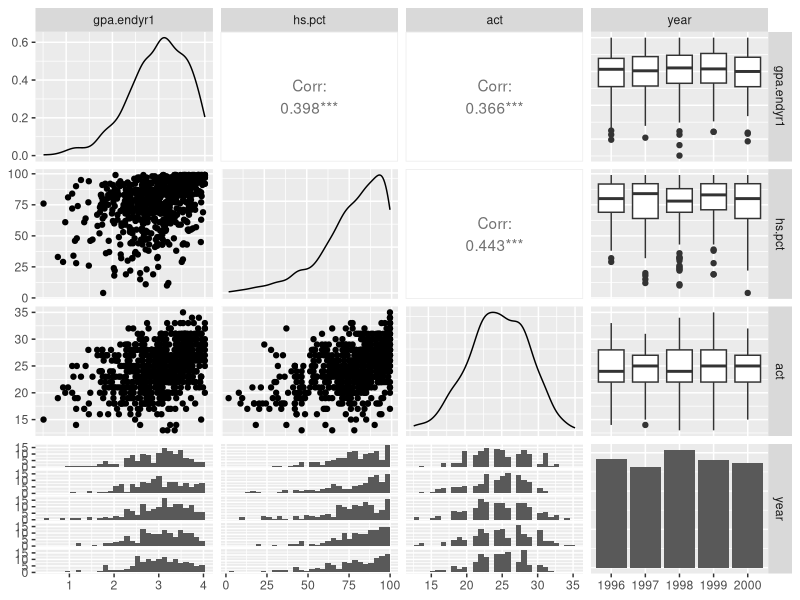
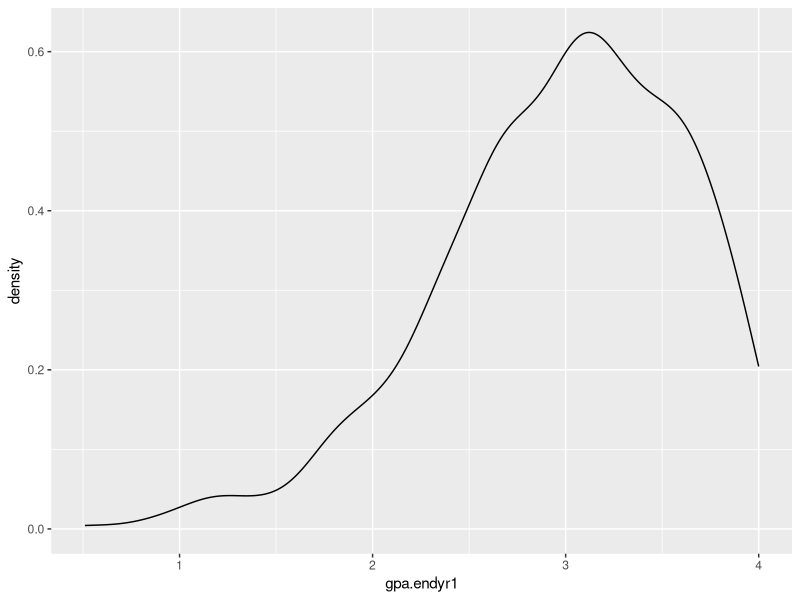
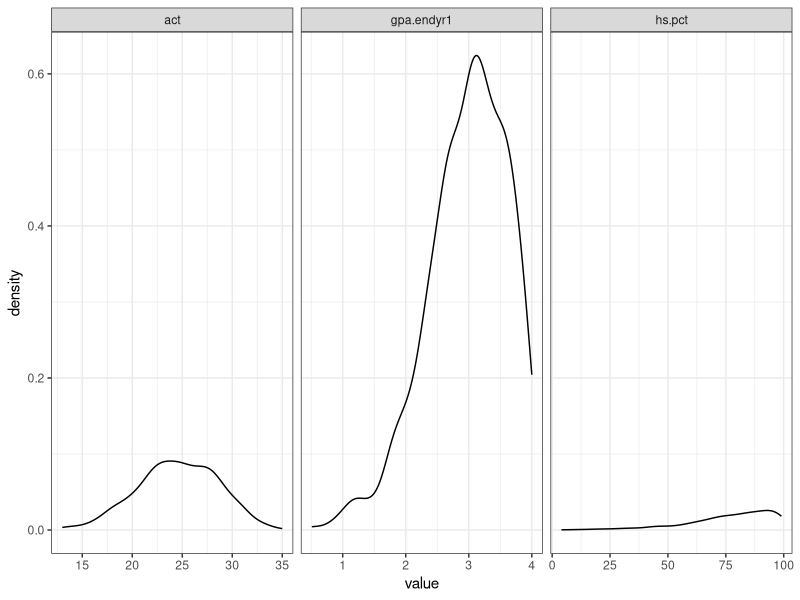
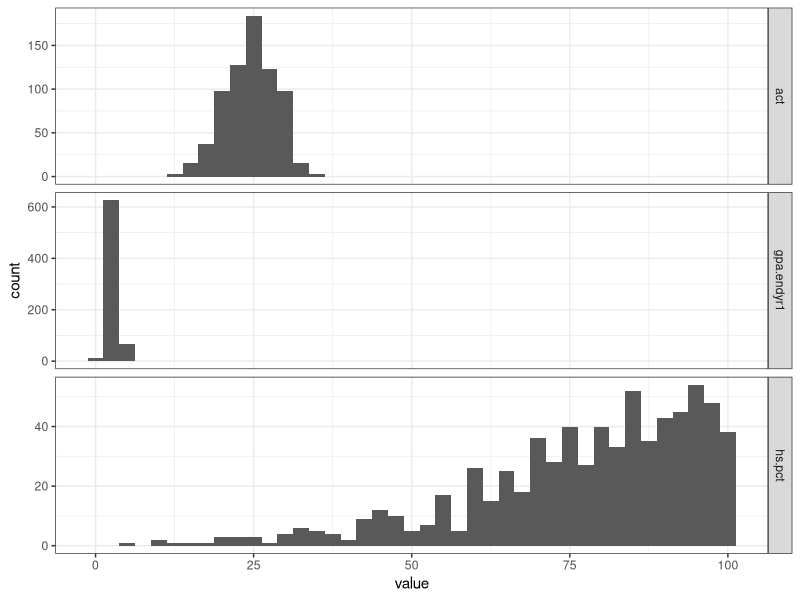
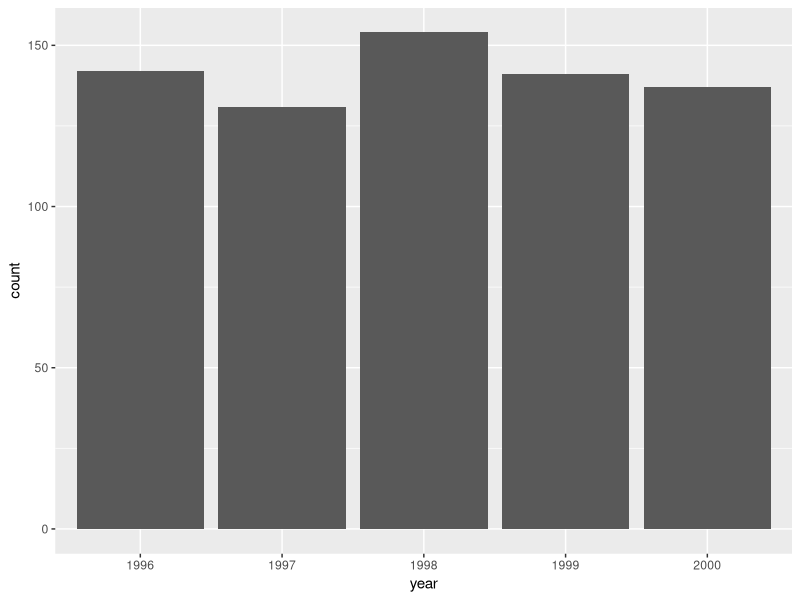
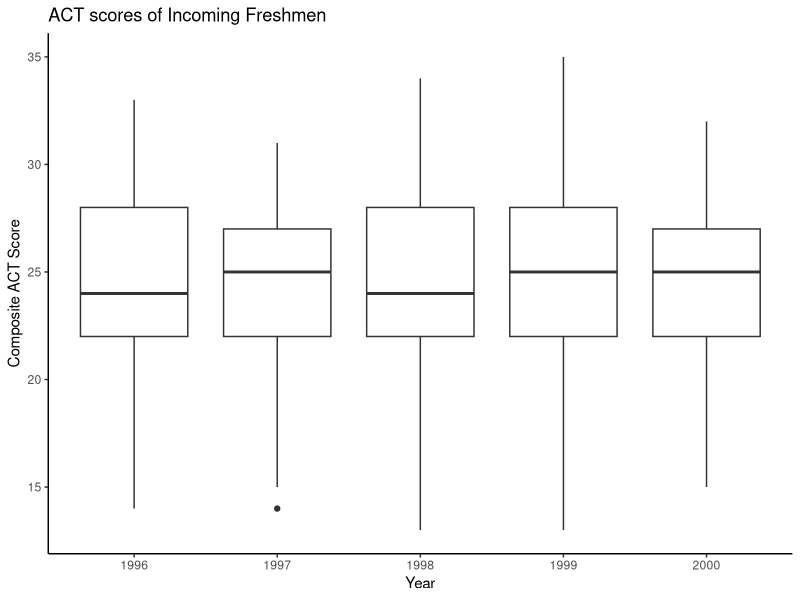
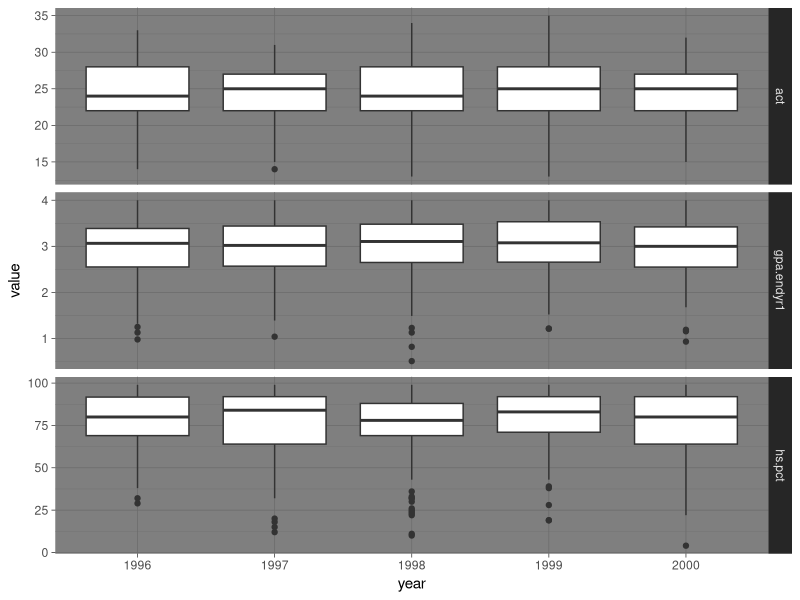

R code for these plots, in order: (Note: this script raises an error after producing the figures.)
## ---- chunk 1
stackloss
## ---- chunk 2
head(iris, n=10)
tail(iris, n=7)
## ---- chunk 3
dim(iris)
## ---- chunk 4
class(iris)
## ---- chunk 5
names(iris)
class(iris$Sepal.Length)
class(iris$Species)
## ---- chunk 6
uadata <- read.table("docs/data/univadmissions.txt", header=TRUE)
head(uadata)
## ---- chunk 7
library(tidyverse)   # Load the necessary package
glimpse(uadata)      # Take a glimpse at the data
## ---- chunk 8
uadata %>% 
  filter(gpa.endyr1 > 3.9)
## ---- chunk 9
uadata %>% 
  filter(gpa.endyr1 > 3.9, 
         year==1998) %>%
  select(act)
## ---- chunk 10
x <- c(14, 18, 12, NA, 22, 16)
class(x)
mean(x)
## ---- chunk 11
mean(x, na.rm=TRUE)    # mean of the non-missing elements
## ---- chunk 12
uadata %>% 
  pivot_longer(everything()) %>% 
  group_by(name) %>%
  summarize(across(everything(), 
                   list(Mean=mean, SD=sd, Min=min, Median=median, Max=max) ) )
## ---- chunk 13
uadata <- uadata %>%
  mutate(id=as.factor(id),
         year=as.factor(year))
## ---- chunk 14
uadata %>% 
  summarize(across(everything(), class))
## ---- chunk 15
uadata %>% 
  select(where(is.numeric)) %>%
  pivot_longer(everything()) %>% 
  group_by(name) %>%
  summarize(across(everything(), 
                   list(Mean=mean, SD=sd, Min=min, Median=median, Max=max) ) )
## ---- chunk 16
uadata %>%
  group_by(year) %>%
  summarize(Count=n() ) %>%
  mutate(Prop = Count/sum(Count))
## ---- chunk 17
library(GGally)
ggpairs(uadata, columns=2:5)
## ---- chunk 18
ggplot(uadata) + 
  geom_density(aes(x=gpa.endyr1))
## ---- chunk 19
uadata.tall <- uadata %>%
  pivot_longer(c(gpa.endyr1, hs.pct, act), names_to="var_names", values_to="value" )
head(uadata)
head(uadata.tall)
dim(uadata)
dim(uadata.tall)
## ---- chunk 20
ggplot(uadata.tall) +
  geom_density(aes(x=value)) + 
  facet_grid(.~var_names, scales="free_x") + 
  theme_bw()
## ---- chunk 21
ggplot(uadata.tall) +
  geom_histogram(aes(x=value), binwidth = 2.5) + 
  facet_grid(var_names~., scales="free_y") + 
  theme_bw()
## ---- chunk 22
ggplot(uadata) + 
  geom_bar(aes(x=year) )
## ---- chunk 23
ggplot(uadata) +
  geom_boxplot(aes(x=year, y=act) ) +
  labs(title="ACT scores of Incoming Freshmen",
       x="Year",
       y="Composite ACT Score") + 
  theme_classic()
## ---- chunk 24
ggplot(uadata.tall) + 
  geom_boxplot(aes(x=year, y=value) ) +
  facet_grid(var_names~., scales="free_y") + 
  theme_dark()
## ---- chunk 25
summary.table <- uadata.tall %>% 
  group_by(var_names) %>%
  summarize(Mean=mean(value),
            StDev=sd(value),
            Min=min(value),
            Q2=quantile(value, prob=0.25),
            Median=median(value),
            Q3=quantile(value, prob=0.75),
            Max=max(value) )
kable(summary.table)
## ---- chunk 26
summary.table2 <- uadata.tall %>%
  group_by(var_names, year) %>%
  summarize(Mean=mean(value),
            StDev=sd(value))
kable(summary.table2)
## ---- chunk 27
cor(uadata[,c("gpa.endyr1", "hs.pct", "act")])
## ---- chunk 28
ggplot(uadata) + 
  geom_point(aes(x=act, y=gpa.endyr1) ) +
  labs(x="Composite ACT Score",
       y="Grade point average following freshman year") +
  theme_minimal()
## ---- chunk 29
x.val <- seq(-4, 4, 0.01)
y.norm <- dnorm(x.val)
y.t3 <- dt(x.val, df=3)
y.t5 <- dt(x.val, df=5)
y.t10 <- dt(x.val, df=10)
my.data <- data.frame(x.val=x.val, Normal=y.norm, t3=y.t3, t5=y.t5, t10=y.t10)
my.data.tall <- my.data %>% 
  gather(key="key", value="value", -x.val) %>%
  mutate(key=factor(key, levels=c("Normal", "t3", "t5", "t10")))
ggplot(my.data.tall) +
  geom_line(aes(x=x.val, y=value, col=key, linetype=key)) +
  scale_colour_manual(labels=c("Normal", "t(df=3)", "t(df=5)", "t(df=10)"), values=c("black", "darkblue", "green4",  "cyan")) + 
  scale_linetype_manual(labels=c("Normal", "t(df=3)", "t(df=5)", "t(df=10)"), values=c(1,3,4,2)) + 
  labs(x="", y="Density Function value") + 
  theme_classic()
## ---- chunk 30
uadata.trim <- uadata %>%
  filter(year %in% c(1996, 2000) )
## ---- chunk 31
t.test(act ~ year, data=uadata.trim, conf.level=0.98, 
       alternative="greater", var.equal=TRUE)
